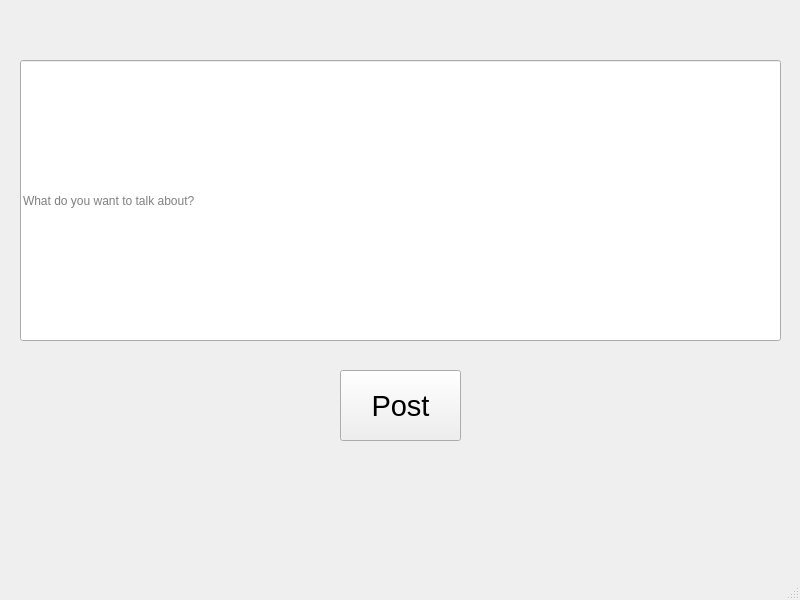
<?xml version="1.0" encoding="UTF-8"?>
<ui version="4.0">
 <class>addpost</class>
 <widget class="QMainWindow" name="addpost">
  <property name="geometry">
   <rect>
    <x>0</x>
    <y>0</y>
    <width>800</width>
    <height>600</height>
   </rect>
  </property>
  <property name="windowTitle">
   <string>MainWindow</string>
  </property>
  <widget class="QWidget" name="centralwidget">
   <widget class="QLabel" name="label">
    <property name="geometry">
     <rect>
      <x>90</x>
      <y>10</y>
      <width>131</width>
      <height>41</height>
     </rect>
    </property>
    <property name="font">
     <font>
      <pointsize>16</pointsize>
     </font>
    </property>
    <property name="text">
     <string/>
    </property>
   </widget>
   <widget class="QLineEdit" name="lineEdit">
    <property name="geometry">
     <rect>
      <x>20</x>
      <y>60</y>
      <width>761</width>
      <height>281</height>
     </rect>
    </property>
    <property name="font">
     <font>
      <pointsize>9</pointsize>
     </font>
    </property>
    <property name="layoutDirection">
     <enum>Qt::LeftToRight</enum>
    </property>
    <property name="autoFillBackground">
     <bool>false</bool>
    </property>
    <property name="placeholderText">
     <string>What do you want to talk about?</string>
    </property>
   </widget>
   <widget class="QPushButton" name="pushButton">
    <property name="geometry">
     <rect>
      <x>340</x>
      <y>370</y>
      <width>121</width>
      <height>71</height>
     </rect>
    </property>
    <property name="font">
     <font>
      <pointsize>22</pointsize>
     </font>
    </property>
    <property name="text">
     <string>Post</string>
    </property>
   </widget>
   <widget class="QLabel" name="label_2">
    <property name="geometry">
     <rect>
      <x>20</x>
      <y>10</y>
      <width>47</width>
      <height>41</height>
     </rect>
    </property>
    <property name="styleSheet">
     <string notr="true">image: url(:/new/prefix1/profileimage.jpg);</string>
    </property>
    <property name="text">
     <string/>
    </property>
   </widget>
  </widget>
  <widget class="QMenuBar" name="menubar">
   <property name="geometry">
    <rect>
     <x>0</x>
     <y>0</y>
     <width>800</width>
     <height>20</height>
    </rect>
   </property>
  </widget>
  <widget class="QStatusBar" name="statusbar"/>
 </widget>
 <resources/>
 <connections/>
</ui>
